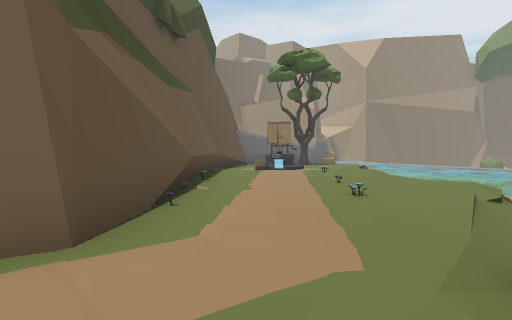
view 1 (above)

16 first-person views from a walk through a 3-D level made in the Unity game engine. The camera is 1.3 m above the floor, tilts 2° down and sees 70° across. Doors are open. The floor is counted in squares, 2 m on a side. Each view is taken from the middle of a square. On the plan, view 1 faces up. The plan holds only what a view shows up to about 11 squares ahead; the rest is blank. The place goes on beyond the plan. The player is left out. Some surface patterns are stand-ins.

view 2
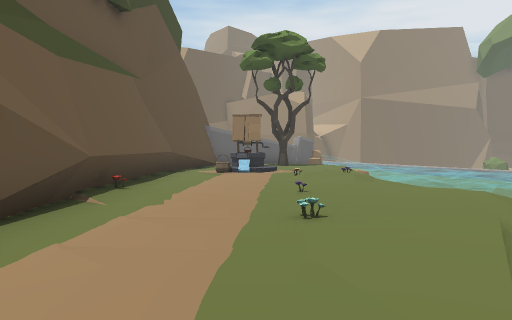

view 3
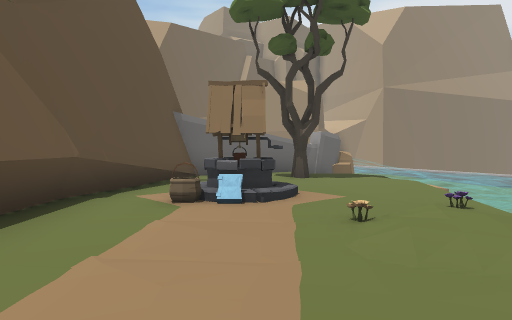

view 4
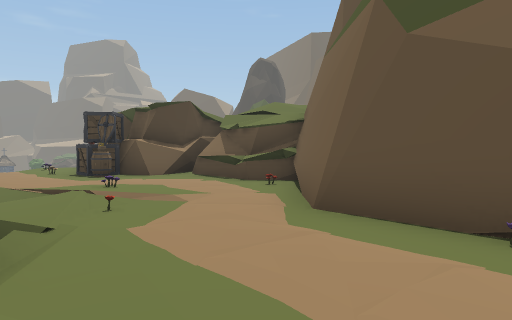

view 5
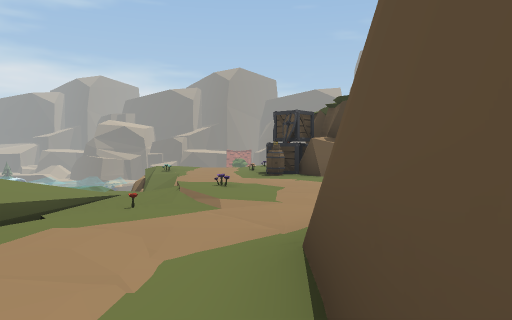

view 6
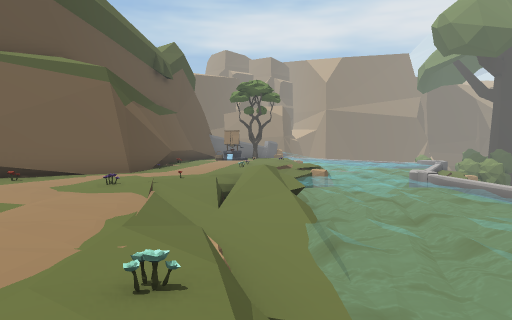

view 7
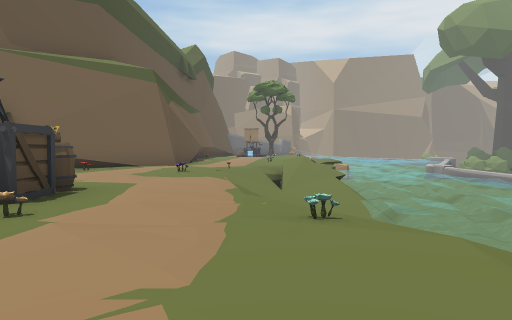

view 8
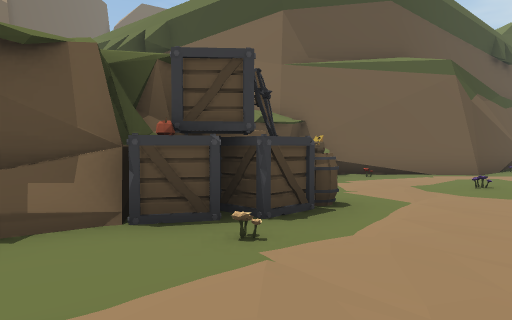

view 9
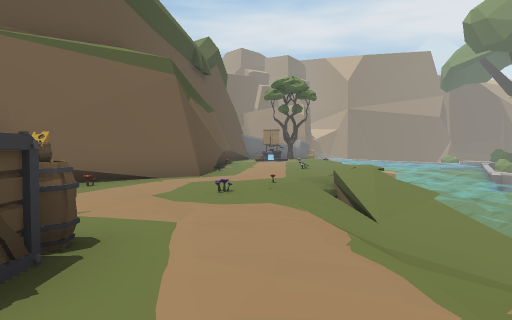

view 10
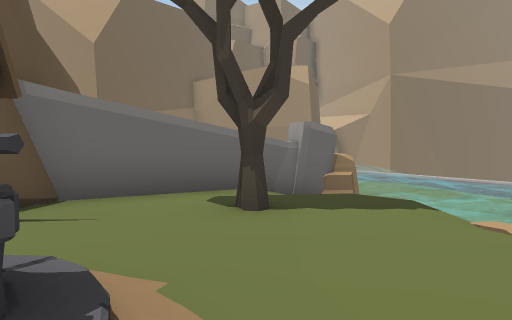

view 11
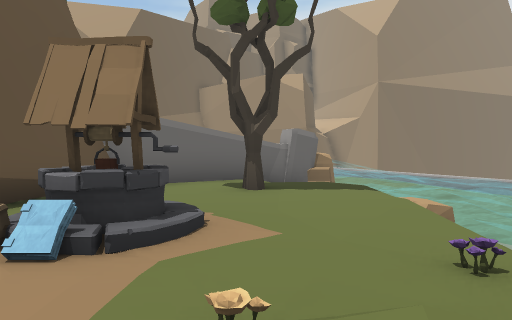

view 12
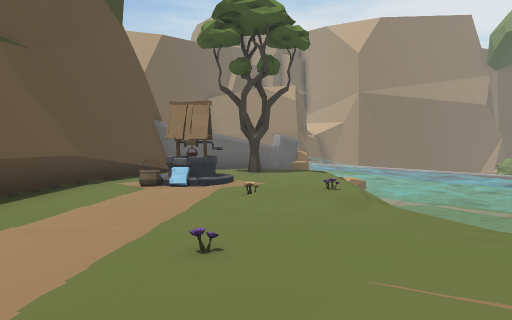

view 13
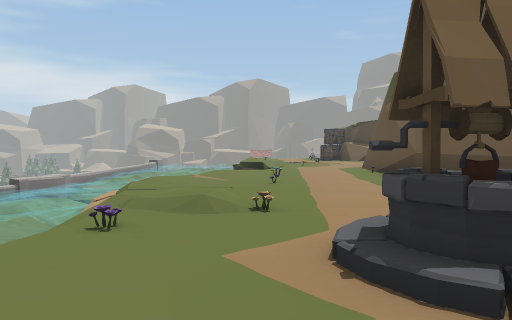

view 14
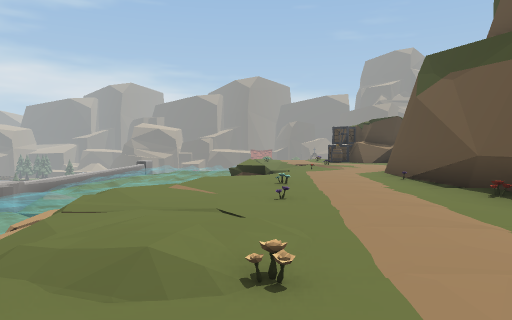

view 15
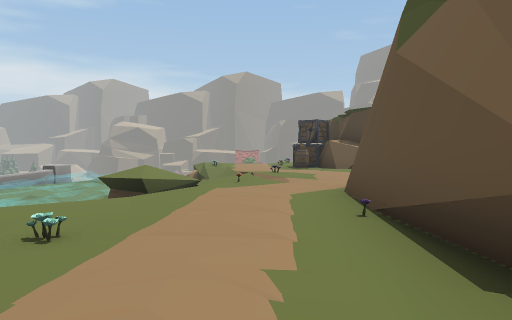

view 16
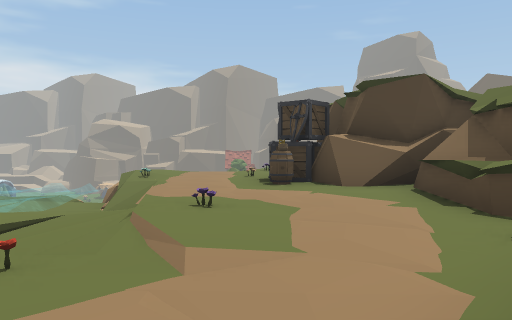

### Floor plan
Key: @ floor where view 1 was taken; # wall or solid block; . main floor; - floor 0.25 m lower than the main floor; / step, stairs or slope; = window, fence, low wall or low ledge; ~ water the walk can cross; ≈ water the walk keeps out of; ^ raised ledge; O other object.
Columns run from 4 left of view 1 to 7 right of it. Each row starts with its distance up from view 1.
 22          ≈≈
 21          ≈≈≈
 20         ≈≈≈≈
 19         ≈≈≈≈
 18        OO≈≈≈
 17      ##  ≈≈≈
 16    ##-/-≈≈≈≈
 15    #..O-/≈≈≈
 14    #---./≈≈≈
 13    #---./≈≈≈
 12   ##OO../≈≈≈
 11   #-O/-O/≈≈≈
 10   #--.O//≈≈≈
  9   #--.///≈≈
  8   ##..../≈≈
  7    #..O./≈≈≈
  6   ##.-../≈≈≈
  5   #-.O./≈≈≈^
  4   #O.-./≈≈≈^
  3   #-.-/≈≈≈≈^
  2  ##..//≈≈≈≈^
  1 ##..O /≈≈≈≈^
  0 #O..@//≈≈≈≈^
 -1 #-..O//~≈≈≈
 -2 #--..//~~≈≈^
 -3 ##-O.//~~≈≈^
 -4 ##O-.//≈≈
 -5  #O-.O=≈≈≈
 -6  ##O..=≈≈≈≈
 -7   /O-//
 -8      /

Positions as (right, up) in squares from view 1, and headings:
1: (0, 0), facing up
2: (1, 2), facing up
3: (1, 7), facing up
4: (2, 5), facing down-left
5: (-1, 5), facing down
6: (2, -7), facing up
7: (1, -8), facing up
8: (1, -7), facing up-left
9: (0, -6), facing up
10: (2, 11), facing up
11: (2, 9), facing up
12: (2, 5), facing up
13: (2, 14), facing down
14: (2, 12), facing down
15: (0, 8), facing down
16: (-1, 3), facing down
